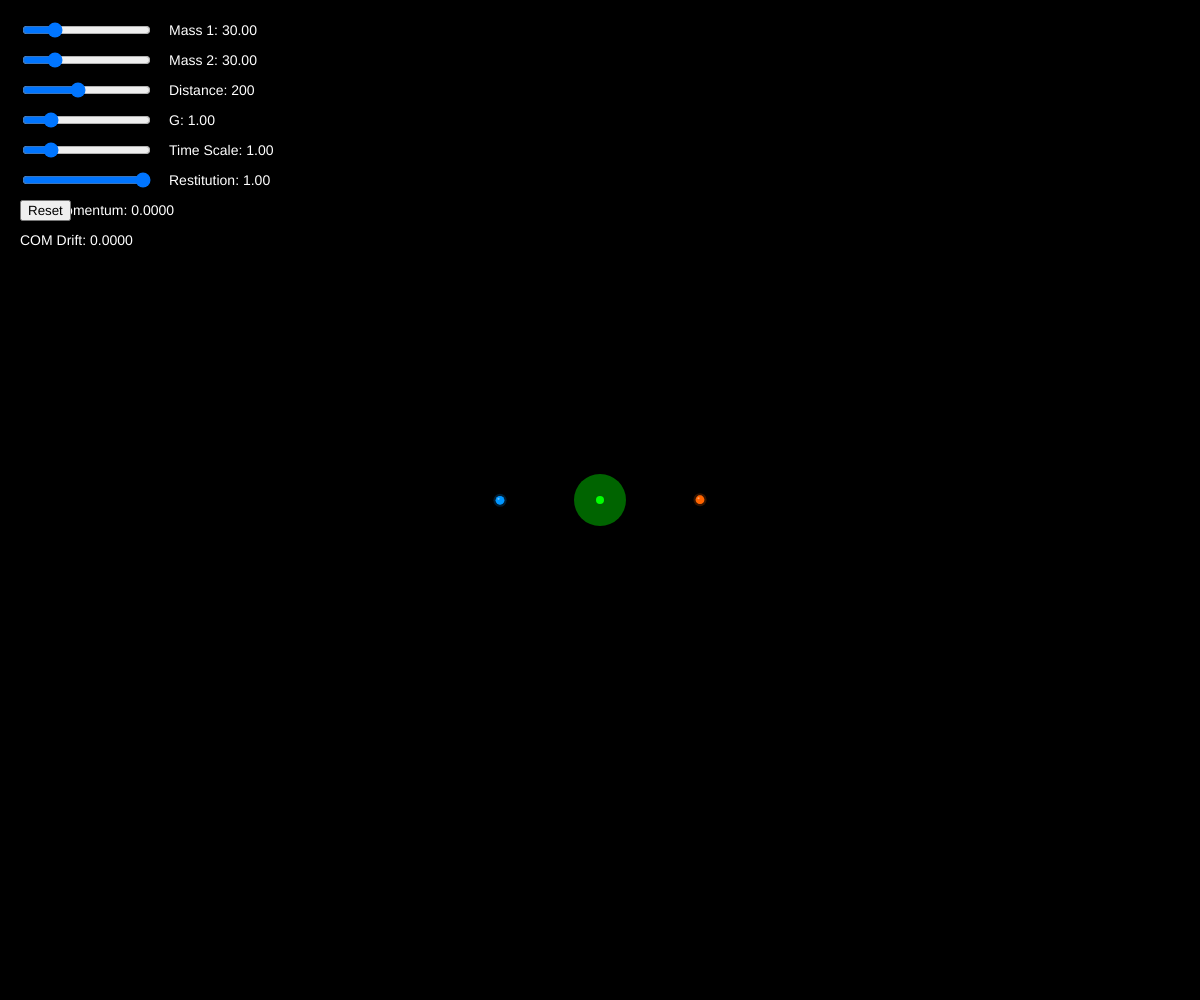
Frame 1 (no input)
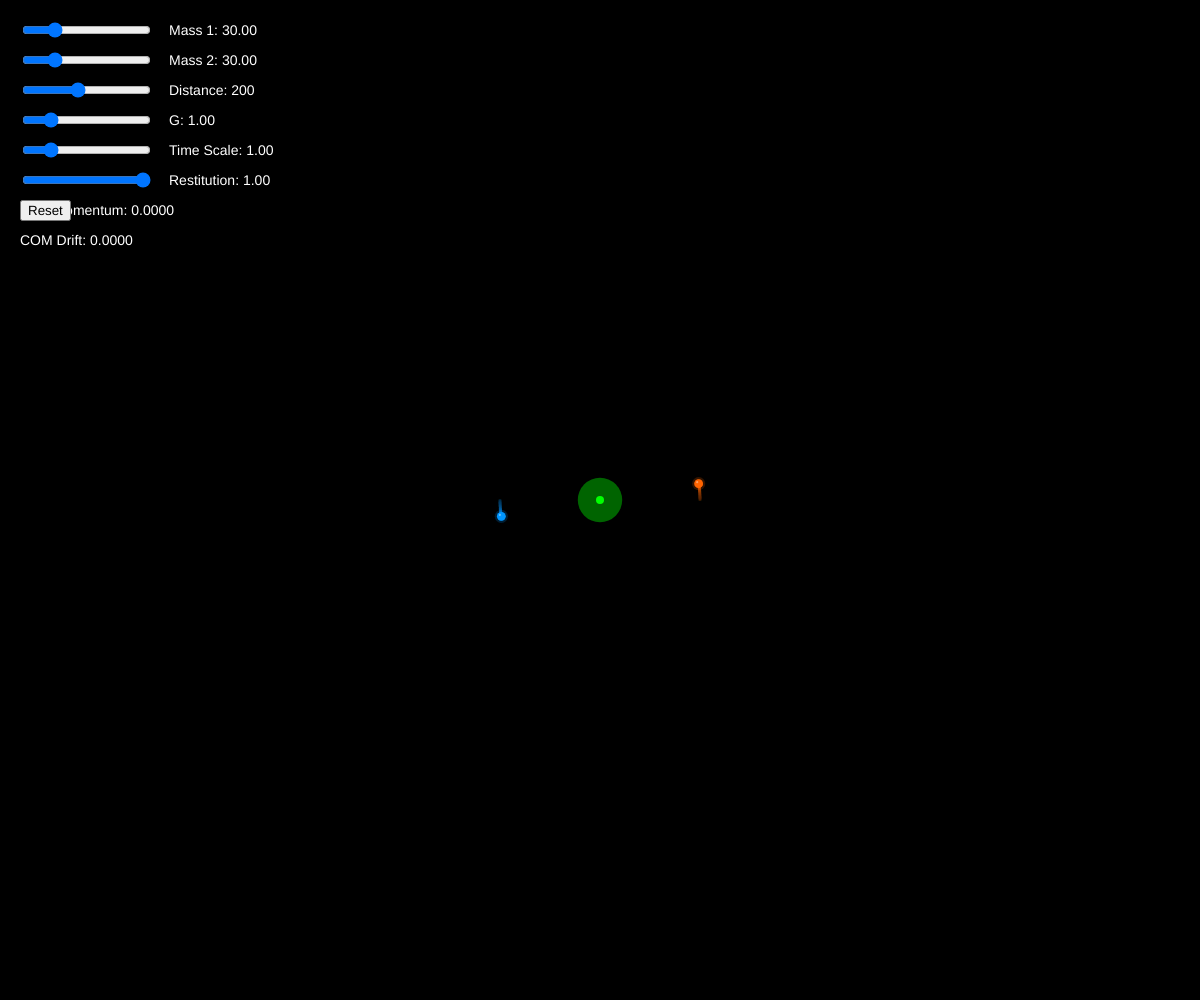
Frame 60 (no input)
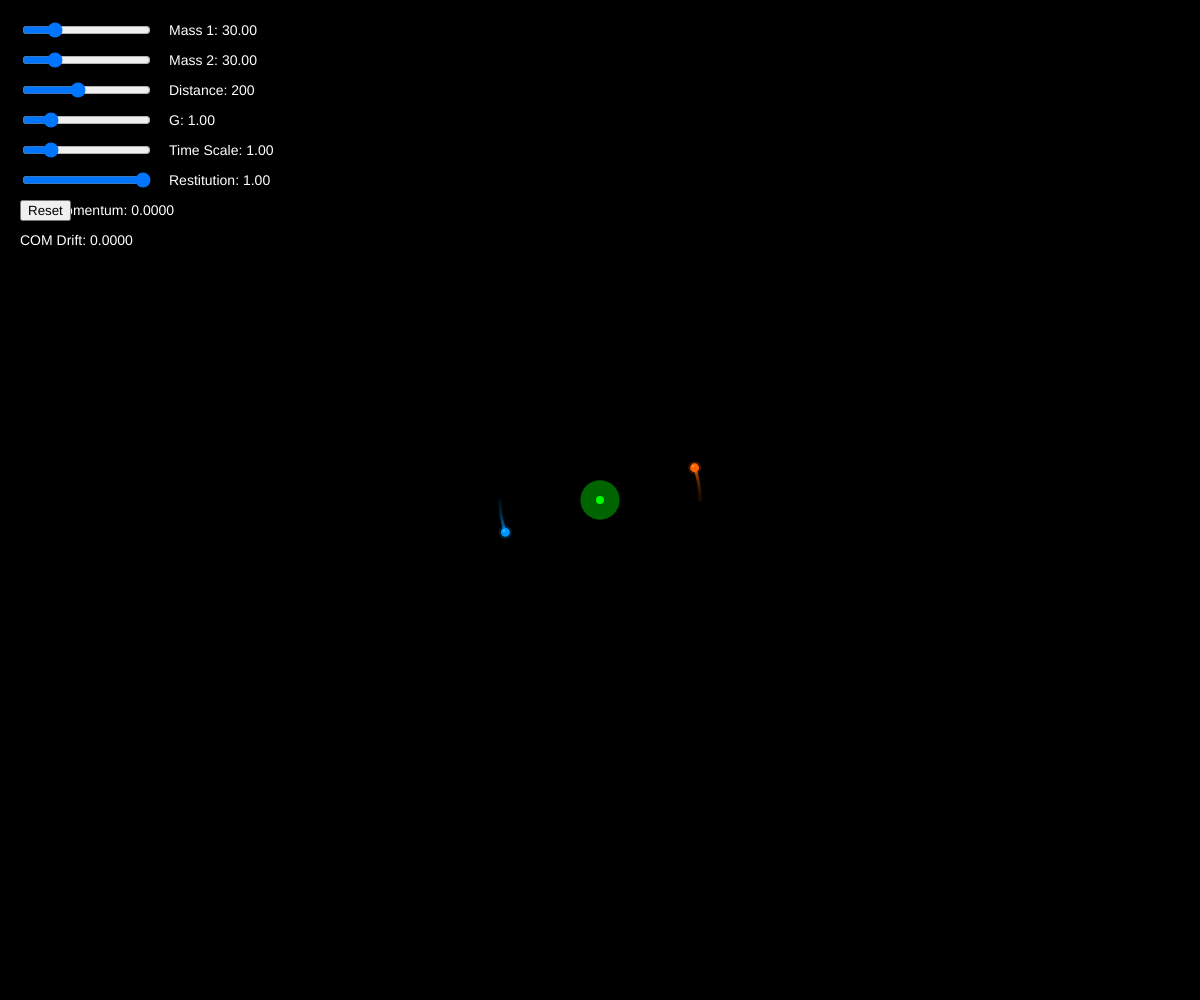
Frame 120 (the mouse pressed at the canvas centre since frame 60)

The p5.js sketch that drew these frames (run headless with seeded random() and noise() and a simulated clock; from frame 60 on, the mouse is pressed at the canvas centre):

// p5.js sketch
// ── sketch.js
let m1Slider, m2Slider, distSlider, gSlider, timeSlider, corSlider, resetButton;
let bodies = [];
let trailLayer;
let G = 1;
let timeScale = 1;
let cor = 1; // Coefficient of restitution
let softening = 10; // Base softening parameter
const BASE_DT = 0.02; // Smaller base time step
let comX, comY, totalMomentum, prevComX, prevComY, comDrift;
let lastCollisionFrame = -100; // For collision debugging

function setup() {
  createCanvas(windowWidth, windowHeight);
  trailLayer = createGraphics(width, height);
  trailLayer.background(0);

  // Sliders & Controls
  m1Slider = createSlider(10, 100, 30);
  m1Slider.position(20, 20);
  m2Slider = createSlider(10, 100, 30);
  m2Slider.position(20, 50);
  distSlider = createSlider(50, 400, 200);
  distSlider.position(20, 80);
  gSlider = createSlider(0.1, 5, 1, 0.1);
  gSlider.position(20, 110);
  timeSlider = createSlider(0.1, 5, 1, 0.1);
  timeSlider.position(20, 140);
  corSlider = createSlider(0, 1, 1, 0.1);
  corSlider.position(20, 170);

  resetButton = createButton('Reset');
  resetButton.position(20, 200);
  resetButton.mousePressed(resetSimulation);

  resetSimulation();
}

function resetSimulation() {
  bodies = [];
  G = gSlider.value();

  let dist = distSlider.value();
  let m1 = m1Slider.value();
  let m2 = m2Slider.value();

  let totalMass = m1 + m2;
  let omega = sqrt(G * totalMass / pow(dist, 3));
  
  bodies.push(new Body(-dist/2, 0, 0, omega * dist/2, m1, [0, 150, 255]));
  bodies.push(new Body(dist/2, 0, 0, -omega * dist/2, m2, [255, 100, 0]));

  trailLayer.clear();
  trailLayer.background(0);
  prevComX = null;
}

function draw() {
  G = gSlider.value();
  timeScale = timeSlider.value();
  cor = corSlider.value();

  updateMasses();
  softening = 10 * sqrt((bodies[0].mass + bodies[1].mass) / 20);

  let minDist = p5.Vector.dist(bodies[0].pos, bodies[1].pos);
  let dt = BASE_DT * constrain(minDist / 100, 0.1, 1);
  let numSubSteps = max(1, floor(timeScale * 50 * (BASE_DT / dt))); // Adjusted for smaller BASE_DT

  for (let i = 0; i < numSubSteps; i++) {
    for (let body of bodies) {
      body.computeForce(bodies);
    }
    for (let body of bodies) {
      body.verletStep(dt);
    }
    handleCollisions(dt);
  }

  if (frameCount % 2 === 0) {
    updateTrails();
  }

  background(0);
  image(trailLayer, 0, 0);

  if (frameCount - lastCollisionFrame < 10) {
    fill(255, 255, 255, 150);
    noStroke();
    let midPoint = p5.Vector.lerp(bodies[0].pos, bodies[1].pos, 0.5);
    let s = screenPos(midPoint.x, midPoint.y);
    ellipse(s.x, s.y, 80); // Brighter, larger flash
  }

  for (let body of bodies) {
    body.display();
  }

  computeCOMandMomentum();
  drawCenterOfMass();
  drawUI();
}

function updateMasses() {
  let m1 = m1Slider.value();
  let m2 = m2Slider.value();

  if (abs(bodies[0].mass - m1) > 0.1 || abs(bodies[1].mass - m2) > 0.1) {
    let v1 = p5.Vector.sub(bodies[0].pos, bodies[0].prevPos).div(BASE_DT);
    let v2 = p5.Vector.sub(bodies[1].pos, bodies[1].prevPos).div(BASE_DT);
    let p1 = p5.Vector.mult(v1, bodies[0].mass);
    let p2 = p5.Vector.mult(v2, bodies[1].mass);
    let totalP = p5.Vector.add(p1, p2);

    bodies[0].mass = m1;
    bodies[1].mass = m2;
    bodies[0].radius = sqrt(m1) * 0.8;
    bodies[1].radius = sqrt(m2) * 0.8;

    let totalMass = m1 + m2;
    if (totalMass > 0) {
      let v1New = p5.Vector.div(totalP, totalMass);
      let v2New = v1New;
      bodies[0].prevPos = p5.Vector.sub(bodies[0].pos, p5.Vector.mult(v1New, BASE_DT));
      bodies[1].prevPos = p5.Vector.sub(bodies[1].pos, p5.Vector.mult(v2New, BASE_DT));
    }
  }
}

function computeCOMandMomentum() {
  let totalMass = 0, xSum = 0, ySum = 0;
  let momentumX = 0, momentumY = 0;
  for (let body of bodies) {
    totalMass += body.mass;
    xSum += body.pos.x * body.mass;
    ySum += body.pos.y * body.mass;
    let vel = p5.Vector.sub(body.pos, body.prevPos).div(BASE_DT);
    momentumX += body.mass * vel.x;
    momentumY += body.mass * vel.y;
  }
  comX = totalMass > 0 ? xSum / totalMass : 0;
  comY = totalMass > 0 ? ySum / totalMass : 0;
  totalMomentum = createVector(momentumX, momentumY).mag();

  if (prevComX !== null) {
    comDrift = createVector(comX - prevComX, comY - prevComY).mag();
  } else {
    comDrift = 0;
  }
  prevComX = comX;
  prevComY = comY;
}

function handleCollisions(dt) {
  let b1 = bodies[0];
  let b2 = bodies[1];
  
  // Simple discrete collision check with interpolation
  let distVec = p5.Vector.sub(b2.pos, b1.pos);
  let distance = distVec.mag();
  let minDist = (sqrt(b1.mass) + sqrt(b2.mass)) * 1.5; // Larger radius

  if (distance < minDist) {
    lastCollisionFrame = frameCount;
    console.log("Collision detected: distance=", distance, "minDist=", minDist, "cor=", cor);
    
    distVec.normalize();
    let v1 = p5.Vector.sub(b1.pos, b1.prevPos).div(dt);
    let v2 = p5.Vector.sub(b2.pos, b2.prevPos).div(dt);
    let relVel = p5.Vector.sub(v1, v2).dot(distVec);
    
    // Apply collision impulse (no relVel < 0 check)
    let impulse = (1 + cor) * relVel / (b1.mass + b2.mass);
    let impulseVec = distVec.mult(impulse);
    
    // Update velocities
    b1.prevPos = p5.Vector.sub(b1.pos, p5.Vector.sub(v1, p5.Vector.mult(impulseVec, b1.mass)).mult(dt));
    b2.prevPos = p5.Vector.sub(b2.pos, p5.Vector.add(v2, p5.Vector.mult(impulseVec, b2.mass)).mult(dt));
    
    // Separate bodies
    let correction = distVec.copy().mult((minDist - distance) * 0.5);
    b1.pos.sub(correction);
    b2.pos.add(correction);
    
    // For cor = 0, ensure bodies stick by setting equal velocities
    if (cor === 0) {
      let totalMass = b1.mass + b2.mass;
      let vAvg = p5.Vector.add(p5.Vector.mult(v1, b1.mass), p5.Vector.mult(v2, b2.mass)).div(totalMass);
      b1.prevPos = p5.Vector.sub(b1.pos, p5.Vector.mult(vAvg, dt));
      b2.prevPos = p5.Vector.sub(b2.pos, p5.Vector.mult(vAvg, dt));
    }
  }
}

function updateTrails() {
  trailLayer.fill(0, 10);
  trailLayer.noStroke();
  trailLayer.rect(0, 0, width, height);
  for (let body of bodies) {
    body.drawTrail(trailLayer);
  }
}

function drawCenterOfMass() {
  let pulse = 50 + 20 * sin(frameCount * 0.1);
  noStroke();
  fill(0, 255, 0, 100);
  let s = screenPos(comX, comY);
  ellipse(s.x, s.y, pulse);
  fill(0, 255, 0);
  ellipse(s.x, s.y, 8);
}

function drawUI() {
  fill(255);
  textSize(14);
  text('Mass 1: ' + m1Slider.value().toFixed(2), m1Slider.x * 2 + m1Slider.width, 35);
  text('Mass 2: ' + m2Slider.value().toFixed(2), m2Slider.x * 2 + m2Slider.width, 65);
  text('Distance: ' + distSlider.value(), distSlider.x * 2 + distSlider.width, 95);
  text('G: ' + G.toFixed(2), gSlider.x * 2 + gSlider.width, 125);
  text('Time Scale: ' + timeScale.toFixed(2), timeSlider.x * 2 + timeSlider.width, 155);
  text('Restitution: ' + cor.toFixed(2), corSlider.x * 2 + corSlider.width, 185);
  text('Total Momentum: ' + totalMomentum.toFixed(4), 20, 215);
  text('COM Drift: ' + comDrift.toFixed(4), 20, 245);
  if (frameCount - lastCollisionFrame < 10) {
    fill(255, 0, 0);
    text('COLLISION!', 20, 275);
  }
}

function screenPos(x, y) {
  return createVector(width / 2 + x, height / 2 + y);
}

class Body {
  constructor(x, y, vx, vy, mass, color) {
    this.pos = createVector(x, y);
    this.prevPos = createVector(x - vx * BASE_DT, y - vy * BASE_DT);
    this.mass = mass;
    this.color = color;
    this.force = createVector(0, 0);
    this.radius = sqrt(mass) * 0.8;
  }

  computeForce(others) {
    this.force.set(0, 0);
    for (let other of others) {
      if (other === this) continue;
      
      let r = p5.Vector.sub(other.pos, this.pos);
      let distSq = r.magSq() + softening;
      let f = (G * this.mass * other.mass) / (distSq * sqrt(distSq));
      
      this.force.add(p5.Vector.mult(r, f));
    }
  }

  verletStep(dt) {
    let accel = p5.Vector.div(this.force, this.mass);
    let newPos = p5.Vector.sub(
      p5.Vector.mult(this.pos, 2),
      this.prevPos
    ).add(p5.Vector.mult(accel, dt * dt));
    
    this.prevPos = this.pos.copy();
    this.pos = newPos;
  }

  drawTrail(pg) {
    pg.noStroke();
    pg.fill(this.color[0], this.color[1], this.color[2], 150);
    let s = screenPos(this.pos.x, this.pos.y);
    pg.ellipse(s.x, s.y, 3);
  }

  display() {
    push();
    let s = screenPos(this.pos.x, this.pos.y);
    translate(s.x, s.y);
    noStroke();
    
    fill(this.color[0], this.color[1], this.color[2], 50);
    ellipse(0, 0, this.radius * 3);
    fill(this.color[0], this.color[1], this.color[2], 100);
    ellipse(0, 0, this.radius * 2);
    
    fill(this.color);
    ellipse(0, 0, this.radius * 2);
    
    fill(255, 255, 255, 100);
    ellipse(-this.radius/3, -this.radius/3, this.radius/2);
    pop();
  }
}
